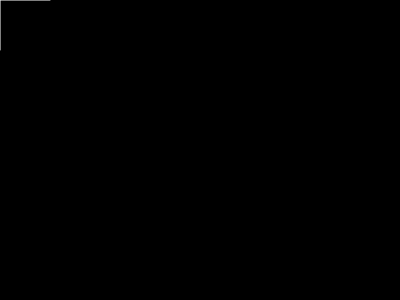
Frame 1 (no input)
Frame 60 (no input): identical to frame 1, image omitted
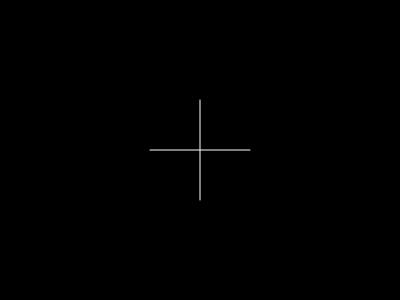
Frame 120 (the mouse pressed at the canvas centre since frame 60)

The p5.js sketch that drew these frames (run headless with seeded random() and noise() and a simulated clock; from frame 60 on, the mouse is pressed at the canvas centre):

// p5.js sketch
// ── sketch.js
// functions example

// after defining a custom function, we can call it by name from within *other* functions
function drawCross(aX, aY){
  stroke(255);
  line(aX-50, aY, aX+50, aY);
  line(aX, aY-50, aX, aY+50);
}

// regular setup function
function setup(){
  createCanvas(400, 300);
  background(255, 255, 255);
}

// regular draw function
function draw(){
  background(0);

  // mouseX & mouseY are automatic variables that give the current mouse position,
  // let's pass them to our custom function
  drawCross(mouseX, mouseY);
}
